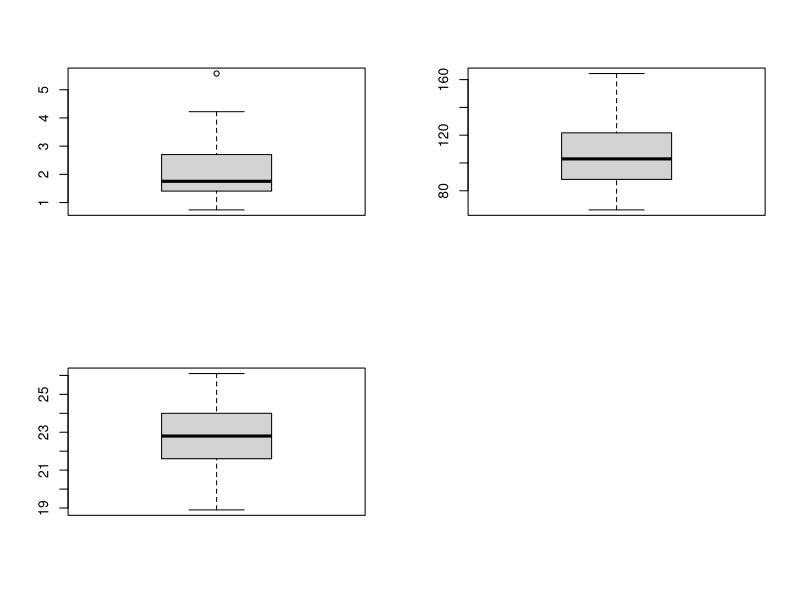
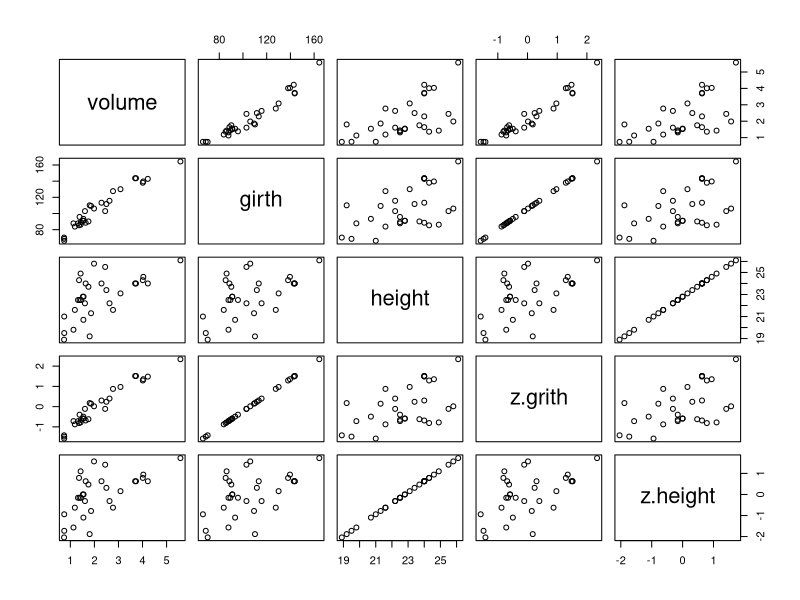
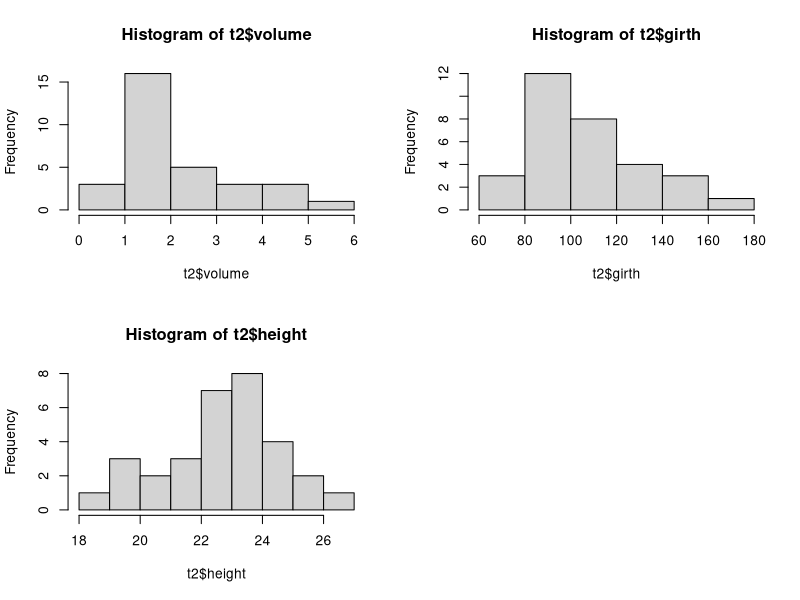
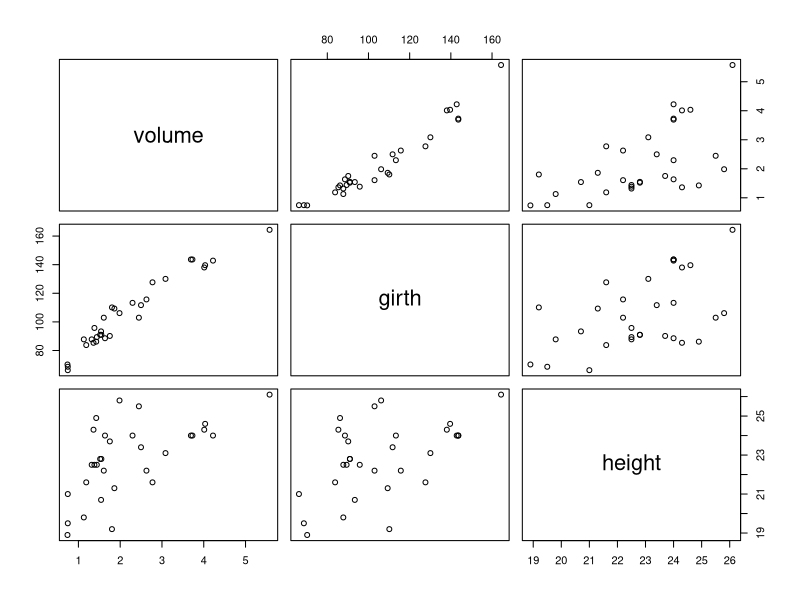
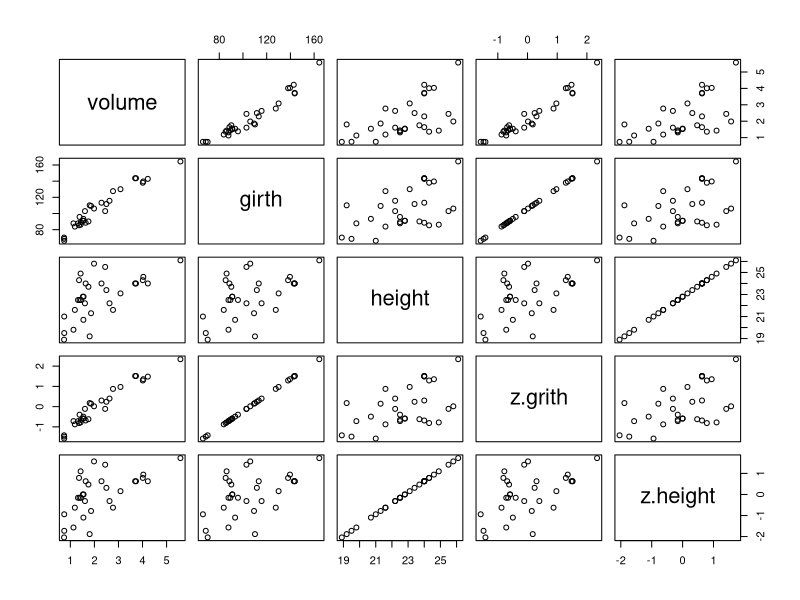
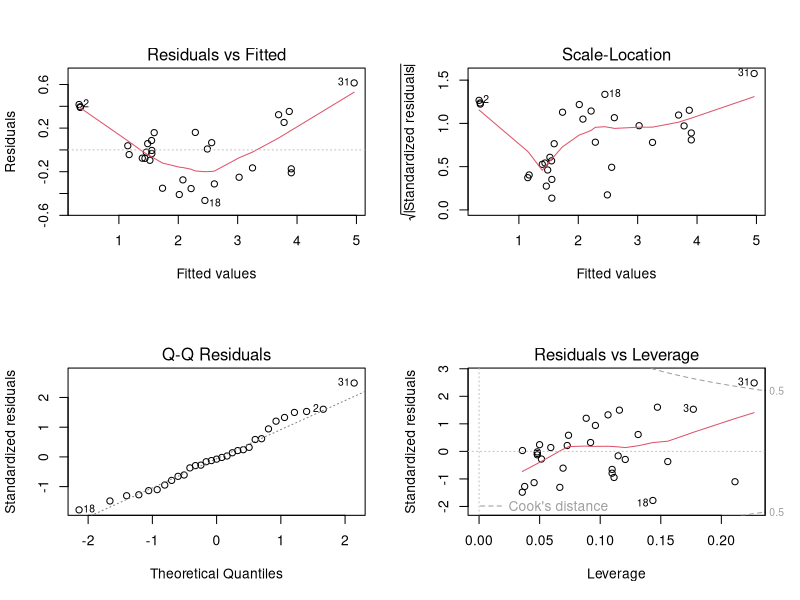

The R script that drew these images, in order:
#Multiple regression with timber.txt
timber <- read.delim("../data/timber.txt")
summary(timber)
str(timber)
head(timber)

par(mfrow = c(2, 2))
boxplot(timber$volume)
boxplot(timber$girth)
boxplot(timber$height)

var(timber$volume)
var(timber$girth)
var(timber$height)

t2 <- as.data.frame(subset(timber, timber$volume!="NA"))
t2$z.grith <- scale(timber$girth)
t2$z.height <- scale(timber$height)

plot(t2)

par(mfrow = c(2, 2))
hist(t2$volume)
hist(t2$girth)
hist(t2$height)

pairs(timber)

cor(timber)

summary(lm(girth ~ height, data = timber))

VIF <- 1/(1-0.27)
VIF
sqrt(VIF)

pairs(t2)
cor(t2)

timberMod <- lm(volume ~ girth + height, data = timber)
anova(timberMod)
summary(timberMod)

plot(timberMod)